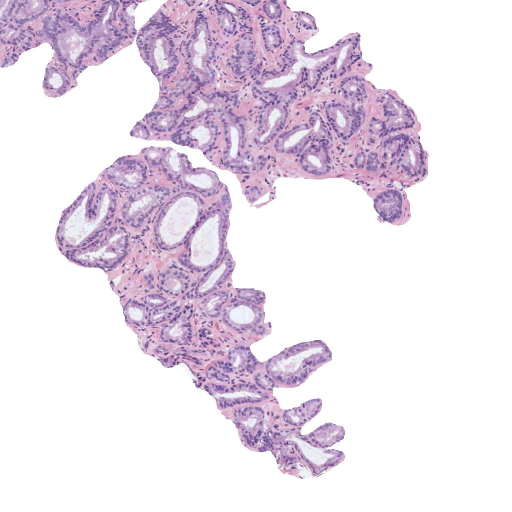
#> input picture 5_supervised_learning/activities/histo_2.jpg, 1024 x 1024 px (shown at 1/2 size)
$ jupyter execute Actividad_C1_P1_Histo2.ipynb
#> lines starting #> are read from the running program, lines starting #| are printed output that depends on the picture; after the words box and inside, x2 and y2 are one past the last pixel; in counts of white or black regions, pixels touching at a corner belong together
## Convocatoria 1 - Proyecto 1

#### 0) Cargar una de las imágenes histológicas

[cell 1]
import cv2
import matplotlib.pyplot as plt
import numpy as np

img = cv2.imread('histo_2.jpg')
#> img is the input picture: shape (1024, 1024, 3); mean B, G, R 235, 223.3, 233.4

# Utilizar la librería skimage.io para leer la imagen 'histo_x.jpg' en formato RGB.

img_rgb = cv2.cvtColor(img, cv2.COLOR_BGR2RGB)##This function converts the  GBR Color frame from openCV to the standard RGB used in matplot and other libraries

# Normalizar la imagen para que los píxeles se encuentren en el rango [0, 1]

img_normalized = img_rgb.astype('uint8')/255  # OBV normalizamos dividendo entre el minimo y max valor posible* 0 a 255

# Visualizar la imagen
plt.subplot(1, 2, 1)
plt.imshow(img_normalized , cmap='gray')
plt.title('Imagen Original y Normalizada')

## DATO INTERESANTE: plt.imshow es capaz de detectar cuando los pixeles de una imagene stán escalados entre 0 y 1 y escarlos de vuelta a esacla 0 a 255 de RGB (Por eso sale bien la imagen).
## Si obviamente, exista un pixel con valor > 1 ya se fastidiaría esta propiedad de plt.imshow().

plt.show()

#### 1) Realizar una transformación de color para convertir la imagen al espacio de color CMYK

Pequeño recordatorio:

C: Cian (Cyan): Representa el color azul-verdoso.

M: Magenta: Representa el color purpura-magenta.

Y: Amarillo (Yellow): Representa el color amarillo.

K: Negro (Key): Representa el color negro.

[cell 2]
#Nota: La imagen ya está normalizada del apartado anterior
rgb_mg = img_normalized.copy()
#Transnformamos valores de pixeles.

#Como está dividido los pixeles un una imagen de OpenCV?
#El primer índice (:) representa las filas de la imagen.
# El segundo índice (:) representa las columnas de la imagen.
# El tercer índice (0) representa los canales de color (0: R, 1: G, 2: B).


# UNa vez que sabemos esto podemos idnetificar extraer lo que queremos


with np.errstate(invalid='ignore', divide='ignore'): #El statement with ignora cuando ocurran errores de división o errores de invalidez.

    #Comentamos el código para entender mejor las transformaciones.

    # Calculate the K (Key/Black) channel by taking the maximum value along the color channels (axis=2)
    # and subtracting it from 1. This calculates the amount of black color needed for each pixel.
    K = 1 - np.max(rgb_mg, axis=2)

    # Calculate the C (Cyan) channel using the normalized red channel and the K channel.
    # It represents the amount of cyan color required for each pixel.
    C = (1 - rgb_mg[:,:,0] - K) / (1 - K)

    # Calculate the M (Magenta) channel using the normalized green channel and the K channel.
    # It represents the amount of magenta color required for each pixel.
    M = (1 - rgb_mg[:,:,1] - K) / (1 - K)
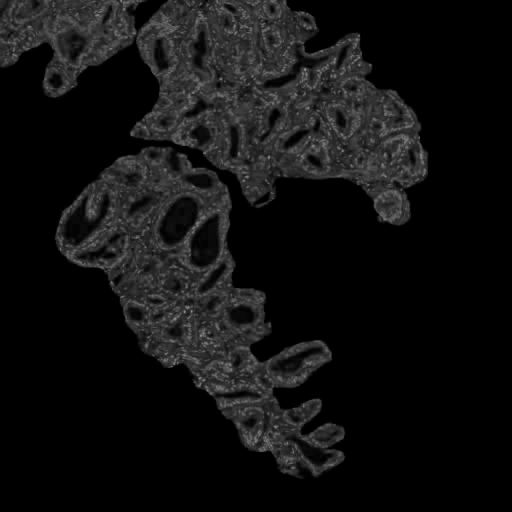
#> M: shape (1024, 1024) float64 (shown at 1/2 size); min 0, max 0.66, mean 0.0669

    # Calculate the Y (Yellow) channel using the normalized blue channel and the K channel.
    # It represents the amount of yellow color required for each pixel.
    Y = (1 - rgb_mg[:,:,2] - K) / (1 - K)

CMYK = (np.dstack((C,M,Y,K))*255).astype(np.uint8)
C,M,Y,K = cv2.split(CMYK)

# Extraer la componente magenta de la imagen (que corresponde a la región tisular) # Visualizar la imagen del canal magenta
plt.figure(figsize=(12, 8))
fig, ax = plt.subplots(2, 2)
ax[0, 0].imshow(rgb_mg, cmap='gray'), ax[0, 0].set_title('Original')
ax[0, 1].imshow(CMYK.astype('uint8'), cmap='gray'), ax[0, 1].set_title('CMYK')
ax[1, 0].imshow(M.astype('uint8'), cmap='gray'), ax[1, 0].set_xlabel('MAGENTA')
ax[1, 1].imshow(K.astype('uint8'), cmap='gray'), ax[1, 1].set_xlabel('NEGRO') # Uncomment this line if you want to add another subplot in the third row
plt.show()

#### 2) Umbralizar la imagen para separar los píxeles del fondo de la región tisular

Aplicar un filtro gaussiano de tamaño 5x5 y después utilizar el método de Otsu de manera que
los píxeles correspondientes al lumen y al background de la imagen sean 1s y el resto de los píxeles tengan un valor de 0.<br><br>
Nota: Recordar que el método de Otsu requiere como input una imagen en el rango [0-255] en formato "uint8".<br><br>
Visualizar la máscara resultante

[cell 3]
rgb_onsu= img_rgb.astype('uint8')
# Aplicamos un filtro gaussiano para emborronar las altas frecuencias

img_gauss = cv2.GaussianBlur(rgb_onsu, (5,5), 0) # (5x5) es el tamaño del filtro y 0 es la desviación estándar
plt.figure(figsize=(6, 4))
plt.imshow(img_gauss, cmap='gray')
plt.title('Imagen con filtro Gaussiano')
plt.show()


gray_img_gauss = cv2.cvtColor(img_gauss, cv2.COLOR_BGR2GRAY)
#gray_img = cv2.imread('figuras.png', 0) # Una forma de leer la imagen directamente en escala de grises y quitar el formato RGB (Solo un canal)

plt.imshow(gray_img_gauss, cmap='gray')
plt.title('Imagen de grises')
plt.show()

[cell 4]
t, mask_ots = cv2.threshold(gray_img_gauss,0,1,cv2.THRESH_OTSU) # 0 es por defecto y 1 es el valor máximo de la máscara
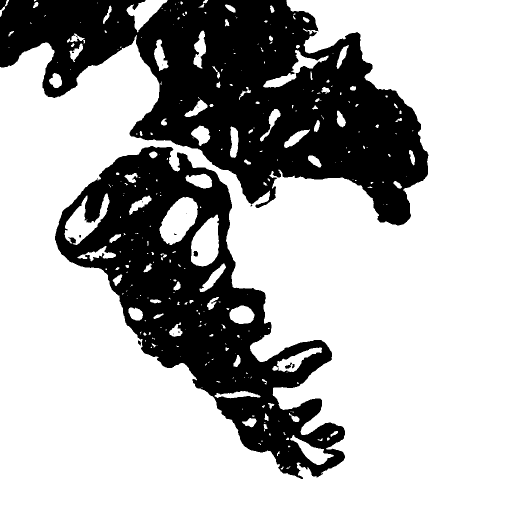
#> mask_ots: shape (1024, 1024) (shown at 1/2 size); values 0 (black) and 1 (white), 69.6% white; 17 black regions (11 under 20 px), largest, box (x1, y1, x2, y2) and area: (0, 0, 857, 451) 186077, (110, 292, 690, 958) 132523, (387, 502, 396, 513) 83, (570, 725, 584, 738) 79, (276, 681, 282, 692) 41, (584, 728, 589, 737) 32
#> t = 211
print(np.unique(mask_ots))
#| [0 1]
# Utilizando el método de Otsu para fijar un umbral en una imagen en escala de grises (gray_img).
# El método busca el umbral óptimo (t) para separar los píxeles de primer plano y fondo.
# El resultado binarizado se almacena en la variable 'mask', donde 0 representa el fondo y 1 el primer plano.
# La función np.unique(mask) muestra los valores únicos en la máscara (0 y 1).
# La visualización con plt.imshow muestra la máscara binarizada en escala de grises.
# Asegúrate de importar las bibliotecas cv2 y matplotlib.pyplot y que 'gray_img' sea la imagen de entrada.
# Nota: El método de Otsu asume que la imagen es bimodal, con dos picos claros en su histograma de intensidad.

# Visualizamos para corroborar que se obtiene el mismo resultado
plt.imshow(mask_ots, cmap='gray')
plt.title('Máscara por método Otsu t=' + str(t))
plt.show()

Extra: El alumno quiere comprobar como salen la imagen con distintos indices y viendo el histograma

[cell 5]
# Calculamos el histograma
hist = cv2.calcHist([gray_img_gauss], [0], None, [260], [0, 260]) # [0] son los canales, None la máscara
#> hist = 260 values, max 649120 at index 255, min 0 at index 0, mean 4033

plt.plot(hist)
plt.grid()
plt.title('Histograma (y = n pixeles, x = escala de gris )')
plt.show()
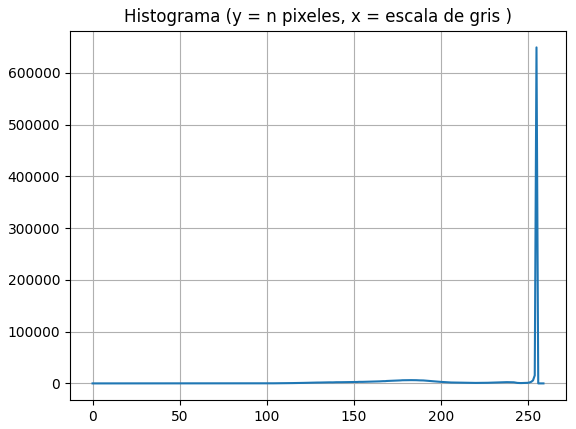
#> figure drawn by matplotlib, 1 panel; curve peaks at x = 255, y = 649120

[cell 6]
# Fijamos el umbral en base al histograma anterior #Usamos el codigo único después de convertir a escala de girses, para definir la escala correcta binaria
t = 220

# Extreaemos la máscara binaria
maxim = 255
_, mask = cv2.threshold(gray_img_gauss, t, maxim, cv2.THRESH_BINARY)
#> mask: shape (1024, 1024); 68.7% white; 44 black regions (37 under 20 px), largest, box (x1, y1, x2, y2) and area: (0, 0, 857, 452) 190199, (110, 291, 690, 958) 137346, (386, 495, 401, 515) 165

# Otra formas de extraer la máscara
# mask = gray_img.copy()
# mask = mask>t

# Visualizamos para corroborar
plt.imshow(mask, cmap='gray')
plt.title('Máscara por método manual t=' + str(t))
plt.show()

print(np.unique(mask)) # Atent@s a los formatos (bool, uint8, etc.)
#| [  0 255]

#### 3) Limpiar la imagen eliminando los artefactos de lumen (objetos blancos pequeños que no son lúmenes)

[cell 7]
from skimage import morphology, measure
from skimage.measure import label
# Utilizar la librería skimage.morphology.remove_small_objects para eliminar aquellos objetos cuya área sea menor a 300 píxeles
# Más información en https://scikit-image.org/docs/dev/api/skimage.morphology.html#skimage.morphology.remove_small_objects
# Visualizaer la máscara resultante
labeled_mask_ots = measure.label(mask_ots, connectivity=2)
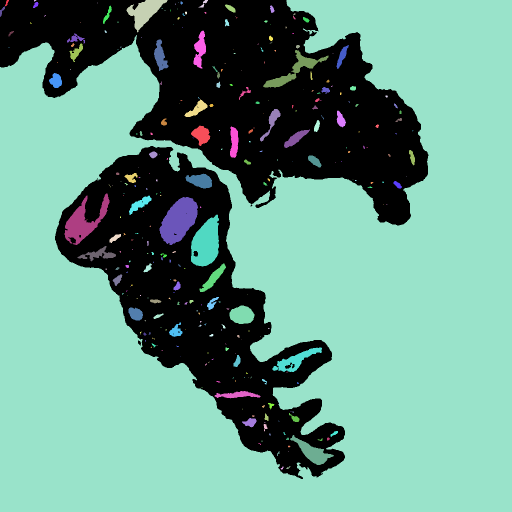
#> labeled_mask_ots: shape (1024, 1024) int64 (shown at 1/2 size); 307 distinct labels, from 0 to 306; one colour per label, 0 black

min_object_area = 50
cleaned_img_rgb = morphology.remove_small_objects(labeled_mask_ots, min_size=min_object_area)
#> cleaned_img_rgb: shape (1024, 1024) int64; 68 distinct labels, from 0 to 296

plt.imshow(mask_ots , cmap='gray')
plt.title('Imagen original')
plt.show()

plt.imshow(cleaned_img_rgb , cmap='jet' )
plt.title('Imagen limpia')
plt.show()

#### 4) Rellenar con 0s el fondo de la imagen para quedarnos únicamente con los lúmenes

[cell 8]
# Aplicar el algoritmo de expansión a partir de semillas (region growing) de manera que únicamente los lúmenes sean blancos
# y el resto de la imagen negra. Pista: utilizar dos semillas. Nota: Se pueden fijar las semillas de manera manual, pero
# se valorará positivamente a aquell@s que desarrollen una función para encontrarlas automáticamente.
# Visualizar la máscara resultante.

# Crear una copia de la imagen
mask_lumen = mask_ots.copy()

# Definir una imagen negra de referencia. se obtienen las dimensiones de la imagen original img. h representa la altura (número de filas) de la imagen, y w representa el ancho (número de columnas) de la imagen.
h, w = mask_ots.shape
ref = np.zeros((h+2, w+2), np.uint8) #### Metemos esa imagen. Aquí se está creando una nueva imagen llamada ref, que es una imagen completamente negra o en blanco (todos los píxeles tienen valor cero).
# La imagen se crea con un tamaño ligeramente más grande que la imagen original.
# Se agrega un borde de un píxel alrededor de la imagen original, y esto se hace aumentando las dimensiones de la imagen h+2 filas y w+2 columnas.
#  El tipo de datos np.uint8 se refiere a enteros sin signo de 8 bits, lo que significa que los valores de los píxeles van desde 0 a 255.
# La razón detrás de crear esta imagen negra de referencia (ref) con un borde más grande es que algunos algoritmos de procesamiento de imágenes, como ciertas operaciones de detección de bordes o algunas transformaciones morfológicas, pueden requerir espacio adicional alrededor de la imagen para realizar sus cálculos sin problemas y sin que se produzcan problemas de desbordamiento de memoria.
# Fijar la semilla. En este caso en la esquina superior izquierda (posición 0,0) para rellenar a partir de ahí

cv2.floodFill(mask_lumen, ref, (0,0), 0) # Como nos interesa rellenar de negro, utilizamos el 0 en la última posición
cv2.floodFill(mask_lumen, ref, (1000,1000), 0) #Segunda semilla.
#> mask_lumen: shape (1024, 1024); values 0 (black) and 1 (white), 4.1% white; 305 white regions (197 under 20 px), largest, box (x1, y1, x2, y2) and area: (319, 394, 396, 490) 4679, (382, 429, 438, 533) 4121, (129, 387, 219, 490) 3540

## Una buena forma de desarollar otro algoritmo para detectar los espacios blancos sería situar la semilla en las dos áreas más grandes (aunque se podría dar el caso que existan 3 areas por ciertos motivos, etc...)


# Definimos que es y que no es lumen por el tamaño de célula.
regions_to_keep = cleaned_img_rgb > 0

# Retiramos todo lo que no esté definido. #Nota: Con las técnicas que usamos, podemos perder algún lumen que este abierto al espacio blanco de fuera.
mask_lumen2 = np.zeros_like(mask_lumen)
mask_lumen2[regions_to_keep] = mask_lumen[regions_to_keep]


fig, ax = plt.subplots(1,2)
ax[0].imshow(mask_ots, cmap='gray'), ax[0].set_title('Original')
ax[1].imshow(mask_lumen2, cmap='gray'), ax[1].set_title('Lumen sobre fondo negro')
plt.show()

#### 5) Rellenar los objetos de los lúmenes

[cell 9]
from scipy.ndimage import binary_fill_holes
from scipy.ndimage import label
# Rellenar los lúmenes con la función binary_fill_holes de la librería scipy.ndimage.morphology


#Usamos la última imagen procesada y limpiamos puntos negros dentro del lumen

lumen_clean = binary_fill_holes(mask_lumen2)
#> lumen_clean: shape (1024, 1024) bool; 3.9% white; 66 white regions, largest, box (x1, y1, x2, y2) and area: (319, 394, 396, 490) 4691, (382, 429, 438, 533) 4204, (129, 387, 219, 490) 3557

#Hacemos también una pequeña limpieza de area que se nos han colado en 300 y no son lumen
min_region_area = 100

lumen_clean  = morphology.remove_small_objects(lumen_clean , min_size=min_region_area)
#> lumen_clean: shape (1024, 1024) bool; 3.7% white; 48 white regions

# Visualizar la máscara resultante

fig, ax = plt.subplots(1,2)
ax[0].imshow(mask_lumen2, cmap='gray'), ax[0].set_title('Original')
ax[1].imshow(lumen_clean, cmap='gray'), ax[1].set_title('Lumen sobre fondo negro')

#### 6) Detectar y dibujar los contornos de los lúmenes sobre la imagen original

[cell 10]
# Dibujar los contornos de los lúmenes en color verde sobre la imagen original RGB. Nota: Utilizar los flags necesarios
# para que los contornos en verde sean perfectamente visibles.


# Encontrar los contornos en la máscara binaria
img_rgb_contornoslumen= img_rgb.copy()
img_rgb_contornoslumen[lumen_clean == 1] = [0, 255, 0]
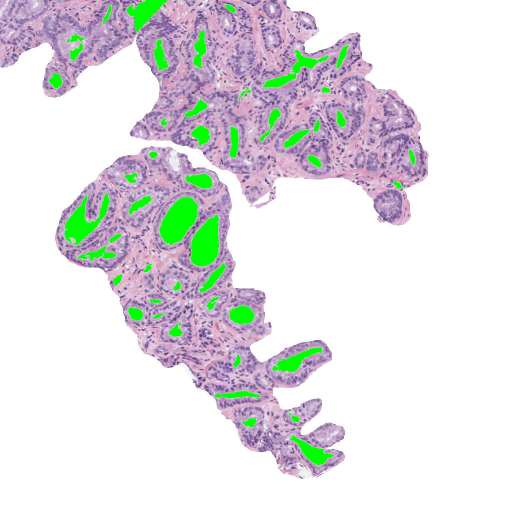
#> img_rgb_contornoslumen: shape (1024, 1024, 3) (shown at 1/2 size); mean R, G, B 224.6, 224.1, 226

# Visualizar la imagen superpuesta
plt.imshow(img_rgb_contornoslumen)
plt.axis('off')
plt.show()

#Si lo que queremos es una linea solo
img_rgb_contornoslumen2= img_rgb.copy()
# Encontrar los contornos en la imagen de contornos
imagen_contornos = lumen_clean.astype(np.uint8)
contornos, _ = cv2.findContours(imagen_contornos, cv2.RETR_EXTERNAL, cv2.CHAIN_APPROX_SIMPLE)
#> contornos = 48 contours; largest, box (x1, y1, x2, y2) and area: (319, 394, 396, 490) 4568, (382, 429, 438, 533) 4082, (129, 387, 219, 490) 3351, (253, 0, 335, 65) 2196, (526, 100, 657, 175) 1974

cv2.drawContours(img_rgb_contornoslumen2, contornos, -1, (0, 255, 0), 5)
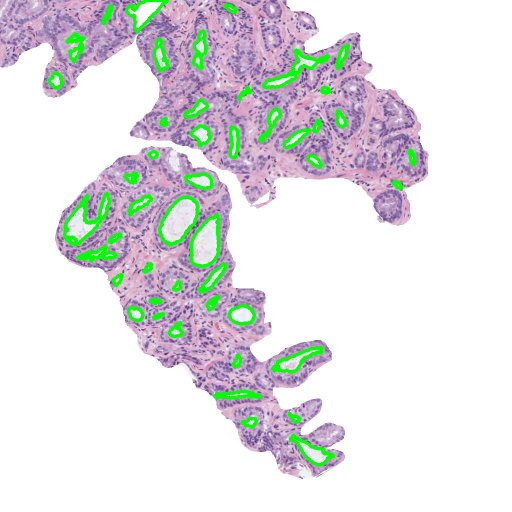
#> img_rgb_contornoslumen2: shape (1024, 1024, 3) (shown at 1/2 size); mean R, G, B 225.4, 225.2, 226.8


# Mostrar la imagen resultante con los contornos resaltados con el grosor especificado
plt.imshow(img_rgb_contornoslumen2)
plt.axis('off')  # Desactivar ejes para una visualización limpia
plt.show()

#### 7) Identificar y cropear el lumen más grande

[cell 11]
from skimage.measure import label, regionprops

# Determinar cuál es el lumen de mayor área y hacer un crop del mismo sobre la imagen original RGB.

## Identificamos el lumen de manera automática a partir de nuestra imagen de blancos y negros.


# Etiquetar los objetos en la imagen binaria
etiquetas = label(lumen_clean)
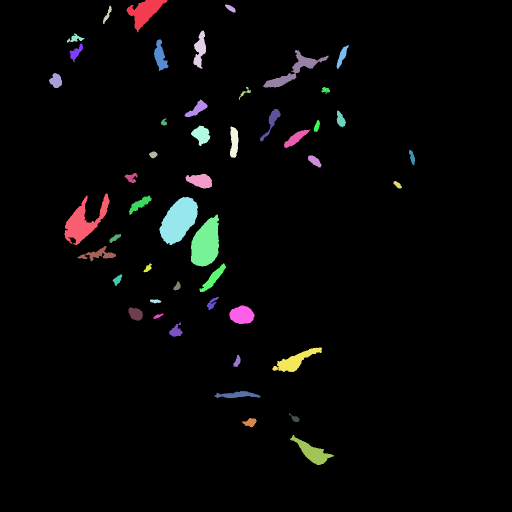
#> etiquetas: shape (1024, 1024) int32 (shown at 1/2 size); 49 distinct labels, from 0 to 48; one colour per label, 0 black

# Obtener las propiedades de los objetos etiquetados
propiedades = regionprops(etiquetas)
#> propiedades = 48 regions; largest, box (x1, y1, x2, y2) and area: (319, 394, 396, 490) 4691, (382, 429, 438, 533) 4204, (129, 387, 219, 490) 3557, (253, 0, 335, 65) 2310, (526, 100, 657, 175) 2150

# Encontrar el objeto con el área más grande
area_maxima = 0
etiqueta_maxima = 0
for propiedad in propiedades:
    area = propiedad.area
    if area > area_maxima:
        area_maxima = area
        etiqueta_maxima = propiedad.label
#> this loop made 48 passes
#> (area, area_maxima) on passes 1, 27, 29: (2310, 2310), (3557, 3557), (4691, 4691)
#> after the loop, area_maxima = 4691; etiqueta_maxima = 29

# Obtener las coordenadas del cuadro delimitador del objeto más grande
coordenadas = propiedades[etiqueta_maxima - 1].bbox
#> coordenadas = (394, 319, 490, 396)
y_min, x_min, y_max, x_max = coordenadas
#> y_min = 394; x_min = 319; y_max = 490; x_max = 396

# Recortar la región rectangular correspondiente de la imagen original
lumen_recortado = img_rgb[(y_min-20):(y_max+20), (x_min-20):(x_max+20)] ## Le damos un poquitín más de espaico con el -20 y +20
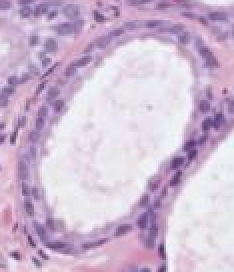
#> lumen_recortado: shape (136, 117, 3) (shown 2 times larger); mean R, G, B 205.1, 184.8, 209.5

# Mostrar la imagen recortada
plt.imshow(cv2.cvtColor(lumen_recortado, cv2.COLOR_BGR2RGB))
plt.title('Mayor Lumen Recortado')
plt.axis('off')  # No mostrar ejes
plt.show()
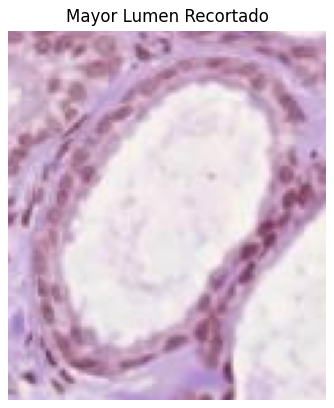
#> figure drawn by matplotlib, 1 panel; B, G, R data is drawn as R, G, B

#### 8) Extraer 13 características geométricas que permitan caracterizar el lumen recortado

[cell 12]
from tabulate import tabulate
import math
import pandas as pd
# Calcular las siguientes características del crop del lumen de mayor área, redondeando su valor hasta el cuarto decimal.

# 1) Área

print(f"El área del objeto más grande es: {area_maxima} píxeles")
#| El área del objeto más grande es: 4691.0 píxeles

# 2) Área de la bounding box
# Calcular el ancho y alto del rectángulo
ancho = x_max - x_min
#> ancho = 77
alto = y_max - y_min
#> alto = 96

# Calcular el área del rectángulo
area_rectangulo = ancho * alto
#> area_rectangulo = 7392

print(f"El área del rectángulo en el objeto más grande es: {area_rectangulo} píxeles")
#| El área del rectángulo en el objeto más grande es: 7392 píxeles

# 3) Área convexa

# Obtener la envolvente convexa del objeto más grande usando la etiqueta
etiqueta_objeto_maximo = etiqueta_maxima
#> etiqueta_objeto_maximo = 29
objeto_recortado = (etiquetas == etiqueta_objeto_maximo).astype(np.uint8)
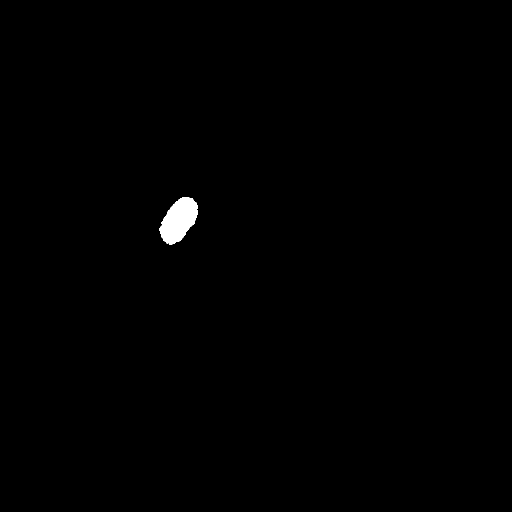
#> objeto_recortado: shape (1024, 1024) (shown at 1/2 size); values 0 (black) and 1 (white), 0.45% white; 1 white region
contornos, _ = cv2.findContours(objeto_recortado, cv2.RETR_EXTERNAL, cv2.CHAIN_APPROX_SIMPLE)
#> contornos = 1 contour; box (x1, y1, x2, y2) and area: (319, 394, 396, 490) 4568
envolvente_convexa = cv2.convexHull(contornos[0])
#> envolvente_convexa = contour of 31 points, box (x1, y1, x2, y2) (319, 394, 396, 490), area 4762

# Calcular el área de la envolvente convexa
area_envolvente_convexa = cv2.contourArea(envolvente_convexa)
#> area_envolvente_convexa = 4761.5

print(f"El área de la envolvente convexa del objeto más grande es: {area_envolvente_convexa} píxeles")
#| El área de la envolvente convexa del objeto más grande es: 4761.5 píxeles

# 4) Exentricidad


# Calcular el ajuste de elipse del objeto más grande
elipse = cv2.fitEllipse(envolvente_convexa)
#> elipse = ((357.6, 440.9), (59.2, 105.1), 32.01)

# Calcular la excentricidad del objeto más grande
# 5) Diámetro equivalente
# 6) Extensión
# 7) Diámetro Feret
# 8) Longitud del eje mayor
# 9) Longitud del eje menor
# 10) Orientación
# 11) Perímetro
# 12) Solidez
# 13) Compacidad

## La manera rápida de resolverlo a partir de las tablas aprendidas en clase.
new_lab, new_num = label(lumen_clean, return_num=True)
#> new_num = 48

# Extraemos las característicias geométricas
headers = ['','Mayor Lumen']
A,BB,CA,E,ED,EX,MA,MiA,OR,P,S,CO,R = ['area'], ['bbox_area'], ['convex_area'], ['eccentricity'], ['equiv_diameter'], \
['extent'], ['major_axis'], ['minor_axis'], ['orientation'], ['perimeter'], ['solidity'], ['compactness'], ['rectangularity']


objeto = new_lab == etiqueta_maxima
prop = regionprops(objeto.astype(np.uint8))
#> prop = 1 regions; box (x1, y1, x2, y2) and area: (319, 394, 396, 490) 4691

A.append(np.round(prop[0].area, 4))
BB.append(np.round(prop[0].bbox_area, 4))
CA.append(np.round(prop[0].convex_area, 4))
E.append(np.round(prop[0].eccentricity, 4))
ED.append(np.round(prop[0].equivalent_diameter, 4))
EX.append(np.round(prop[0].extent, 4))
MA.append(np.round(prop[0].major_axis_length, 4))
MiA.append(np.round(prop[0].minor_axis_length, 4))
OR.append(np.round(prop[0].orientation, 4))
P.append(np.round(prop[0].perimeter, 4))
S.append(np.round(prop[0].solidity, 4))
CO.append(np.round(4*math.pi*prop[0].area/prop[0].perimeter**2, 4))
R.append(np.round(prop[0].area/prop[0].bbox_area, 4))


my_data = [tuple(A), tuple(BB), tuple(CA), tuple(E), tuple(ED), tuple(EX), \
          tuple(MA), tuple(MiA), tuple(OR), tuple(P), tuple(S), tuple(CO), tuple(R)]
#> my_data = 13 items, first 6: ('area', 4691), ('bbox_area', 7392), ('convex_area', 4885), ('eccentricity', 0.837), ('equiv_diameter', 77.28), ('extent', 0.635)

print("")
print("")
print("Todas las características en formato tabular")
print("")
print(tabulate(my_data, headers=headers))
#> (printed output is left out)

# Convert the data to a pandas DataFrame
df = pd.DataFrame(my_data, columns=headers)
#> df = table of 13 rows and 2 columns

# Export the DataFrame to Excel
excel_file = "datahisto2.xlsx"  # Replace this with the desired file name
df.to_excel(excel_file, index=False)
